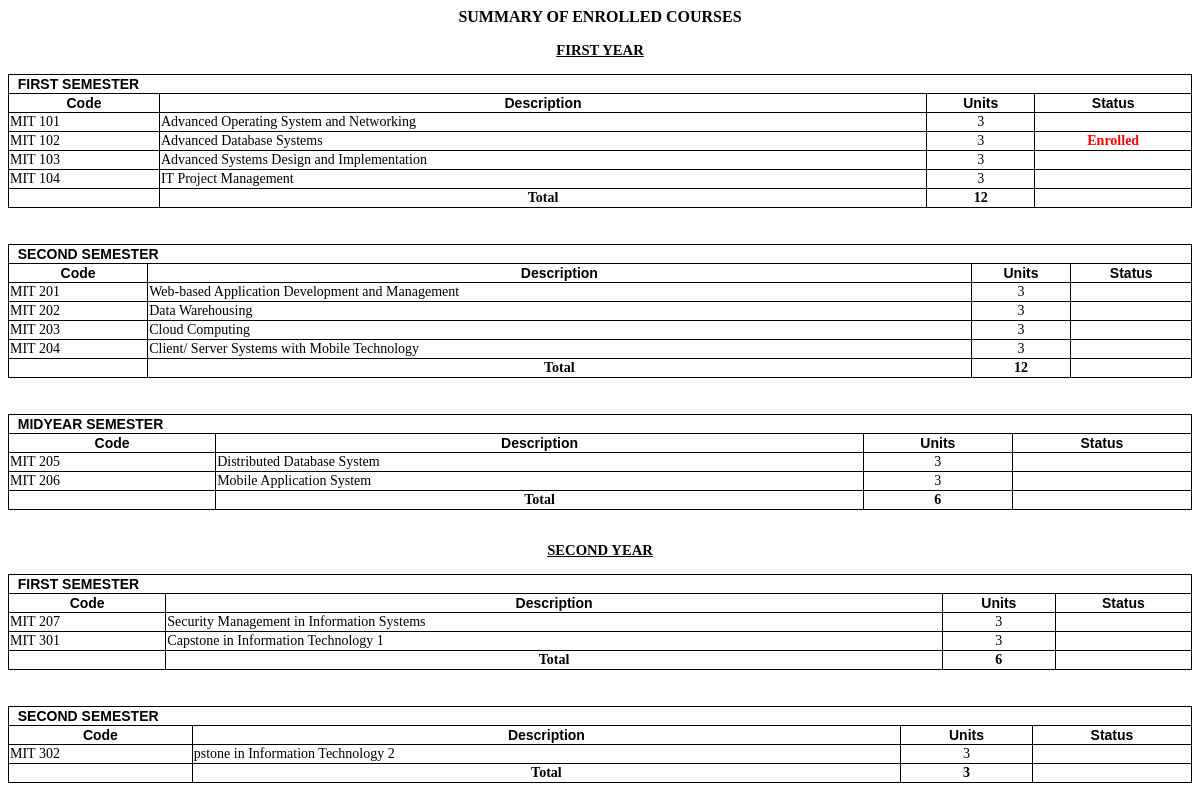
/enrolled_courses_data.php?id=00, run on the app's committed database.
### tables this page shows
CREATE TABLE IF NOT EXISTS `tbl_subject` (
`subjID` int(11) NOT NULL,
  `courseSem` varchar(25) NOT NULL,
  `yearLevel` varchar(15) NOT NULL,
  `courseCode` varchar(10) NOT NULL,
  `courseDesc` varchar(150) NOT NULL,
  `courseUnit` int(11) NOT NULL,
  `currID` int(11) NOT NULL
);

CREATE TABLE IF NOT EXISTS `tbl_egrade` (
`gradeID` int(11) NOT NULL,
  `schoolYear` varchar(25) NOT NULL,
  `semester` varchar(25) NOT NULL,
  `studNo` varchar(15) NOT NULL,
  `studentName` varchar(175) NOT NULL,
  `subjCode` varchar(25) NOT NULL,
  `subjDesc` varchar(55) NOT NULL,
  `subjUnits` int(11) NOT NULL,
  `gradeCQ` int(11) NOT NULL
);

### enrolled_courses_data.php (the view, shortened to what this page needs)
	<?php
		require("conn.php");
		$id	= $_REQUEST['id'];
	?>
			<p align="center"><b> SUMMARY OF ENROLLED COURSES</b> </p>
			<?php
				$stud = mysqli_query($conn, "SELECT * FROM tbl_stdprofile WHERE `studID` = '$id'");
				if(mysqli_num_rows($stud) > 0){
					while($rows = mysqli_fetch_array($stud)){
						$curID = $rows['curriculumID'];
					}
				}else{
					echo "<h3 style='color:red' align='center'>Please Fill Up the the Student Profile Form first to Update your Curriculum</h3>";
					$curID = "";
				}
				$result = mysqli_query($conn, "SELECT * from tbl_subject WHERE `currID`='$curID' ORDER BY yearLevel ASC, courseCode ASC" );
				$tmpsy=false;
				$tmpsm=false;
				$subTotal = false;
				if(mysqli_num_rows($result) > 0 ){
					while($row = mysqli_fetch_array($result)){
						$sem	= $row['courseSem'];
						$year	= $row['yearLevel'];
						$code	= $row['courseCode'];
						$desc = $row['courseDesc'];
						$unit	= $row['courseUnit'];
					if ($year != $tmpsy){
						$i = 0;
						if($subTotal != false){
					 		echo"	<tr align='center'>
					 			 <th></th>
					 			 <th>Total</th>
					 			 <th>$subTotal</th>
								 <th></th>
					 		</tr>";
					 		$subTotal = 0;
							echo "
							</tboby>
								</table>
									</div>
										</div>
										<br>
									";
				 		}
						echo "<p class='year' align='center'>$year</p> ";
						echo "<div class='row'>";
						$tmpsy = $year;
					}
			    if ($sem != $tmpsm){
						if($subTotal != false){
							echo"	<tr align='center'>
								 <th></th>
								 <th>Total</th>
								 <th>$subTotal</th>
								 <th></th>
							</tr>";
							$subTotal = 0;
								echo "
								</tbody>
							</table>
							<br>	";
							if($i % 2 == 0){
								echo "</div>
										</div>
									<div class='row'>
									<br>";
							}else{
								echo "</div>
									<br>";
								}
						}
						echo "
						<div class='col-6'>
							<table class='tborder' width='100%' style='font-size:14px'>
								<thead>
								  <tr>
								    <th align='left' style='text-transform: uppercase;' colspan='4'>&nbsp; $sem</th>
								  </tr>
								  <tr align='center'>
								    <th>Code</th>
								    <th>Description</th>
								    <th>Units</th>
										<th>Status</th>
								  </tr>
					      </thead>
								<tbody>";
						    $tmpsm = $sem;
								$i++;
			     	}
					 		echo "<tr>
				 				<td>$code</td>
				 				<td>$desc</td>
				 				<td align='center'>$unit</td>";
									$grade = mysqli_query($conn, "SELECT * FROM tbl_egrade WHERE `subjCode` = '$code' AND `studNo` = '$id' LIMIT 1");
									if(mysqli_num_rows($grade) > 0){
										while($grow = mysqli_fetch_array($grade)){
											$gradeCQ = $grow['gradeCQ'];
											if($gradeCQ != ''){
													echo "<td align='center' style='color:red'><b>Enrolled</b></td>";
											}
										}
									}else{
											echo "<td align='center'></td>";
									}
								echo"
				 				</tr>";
								 $subTotal += $unit;
			 };
			 if($subTotal != false){
				echo"	<tr align='center'>
					 <th></th>
					 <th>Total</th>
					 <th>$subTotal</th>
					 <th></th>
				</tr>
				";
			}
};
echo"
</tbody>
		</table>";
?>
	</body>
</html>
<br>

### enrolled_courses_data.php (style rules this page uses)
table { border-collapse: collapse; }
.tborder th { border-collapse: collapse; border: 1px solid black; }
.tborder td { border: 1px solid black; }
thead { font-weight: bold; font-family: Calibri, sans-serif; }
.year { font-size: 11pt; font-weight: bold; text-transform: uppercase; text-decoration: underline; }

### data on the page
tbl_subject: yearLevel "FIRST YEAR", courseSem "FIRST SEMESTER", courseCode "MIT 101", courseDesc "Advanced Operating System and Networking", courseUnit "3"
tbl_subject: courseCode "MIT 102", courseDesc "Advanced Database Systems", courseUnit "3"
tbl_egrade: gradeCQ "Enrolled"
tbl_subject: courseCode "MIT 103", courseDesc "Advanced Systems Design and Implementation", courseUnit "3"
tbl_subject: courseCode "MIT 104", courseDesc "IT Project Management", courseUnit "3"
tbl_subject: subTotal "12", courseSem "SECOND SEMESTER", courseCode "MIT 201", courseDesc "Web-based Application Development and Management", courseUnit "3"
tbl_subject: courseCode "MIT 202", courseDesc "Data Warehousing", courseUnit "3"
tbl_subject: courseCode "MIT 203", courseDesc "Cloud Computing", courseUnit "3"
tbl_subject: courseCode "MIT 204", courseDesc "Client/ Server Systems with Mobile Technology", courseUnit "3"
tbl_subject: subTotal "12", courseSem "MIDYEAR SEMESTER", courseCode "MIT 205", courseDesc "Distributed Database System", courseUnit "3"
tbl_subject: courseCode "MIT 206", courseDesc "Mobile Application System", courseUnit "3"
tbl_subject: subTotal "6", yearLevel "SECOND YEAR", courseSem "FIRST SEMESTER", courseCode "MIT 207", courseDesc "Security Management in Information Systems", courseUnit "3"
tbl_subject: courseCode "MIT 301", courseDesc "Capstone in Information Technology 1", courseUnit "3"
tbl_subject: subTotal "6", courseSem "SECOND SEMESTER", courseCode "MIT 302", courseDesc "pstone in Information Technology 2", courseUnit "3"

### other printed values
$subTotal "3"
